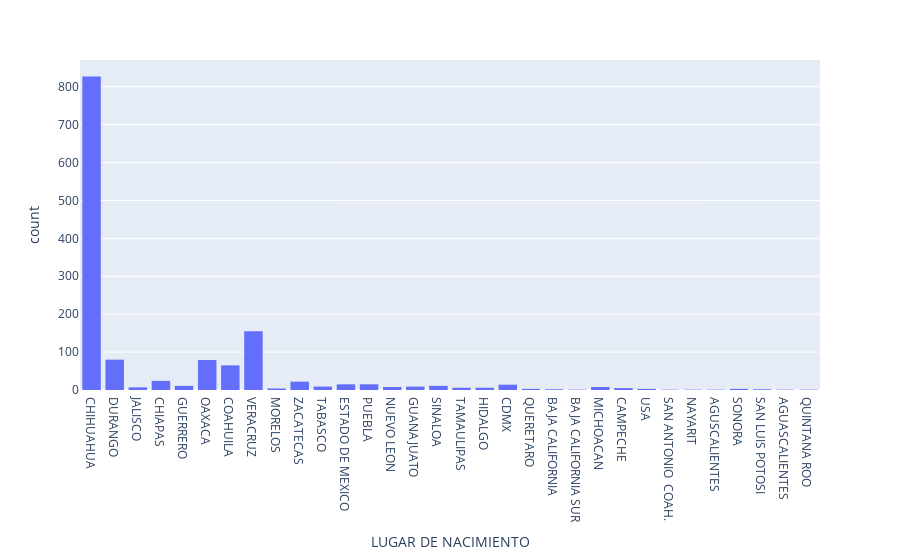

Source (notebook cell):
### Markdown cell above
### Lugar de nacimiento

### Code cell
# Limpia los datos de la columna Lugar de nacimiento a el nombre del estado de nacimiento. 
# Diccionario de reemplazos
reemplazos = {
    'CHIHUAHUA': ['AHUMADA', 'ALLENDE', 'ALLENDE, CHIH.', 'AZTECA CIUDAD JUAREZ', 'BALLEZA','BALLEZA, CHIHUAHUA','BUENAVENTURA','CD. DELICIAS CHIH.','CAMARGO','CUAUHTEMOC','CD JUAREZ',' CD JUAREZ CHIH','CD. JUAREZ','CD. JUAREZ CHIH','CD. JUAREZ CHIH.','CD. JUAREZ CHIHUAHUA','CD. JUAREZ, CHIH','CD. JUAREZ, CHIH.','CD. JUAREZ, CHIHUAHUA','JUAREZ, CHIHUAHUA','CD JUAREZ CHIH','CD.JUAREZ','CD.JUAREZ,CHIH','CHIHUAHUA CHIH.','CHIHUAHUA CHIH','CHAPAM','CIU','CIUDAD JUAREZ','CIUDAD JUAREZ, CHIH','CUAHUTEMOC','CUAUHTEMOC, CHIH','CUAHUTEMOC, CHIH','DELICIAS','DELICIAS CHIHUAHUA','EL MADERAL','GOMEZ FARIAS CHIHUAHUA','GOMEZ FARIAS, CHIHUAHU','GPE. VICTORIA CHIH.','HGO DEL PARRAL CHIH','HIDALGO DE PARRAL','HIDALGO DEL PARRAL','HIDALGO DEL PARRAL, CHIH.','JIMENEZ','JUAREZ','JUAREZ CHIHUAHUA','MADERA','NAICA, CHIHUAHUA','NUEVO CASAS GRANDES, CHIH','NVO CASAS GRANDES','CHIHUAHUA CHI.','PARRAL, CHIH','S.F. DEL ORO, CHIH.','SANTA BARBARA','STA BARBARA','VILLA AHUMADA'],
    'DURANGO': ['CD GOMEZ PALACIO','CD. GOMEZ PALACIO','CUENCAME','GENERAL SIMON BOLIVAR', 'GOMEZ PALACIO', 'LERDO', 'MAPIMI', 'NAZAS', 'PANUCO DE CORONADO', 'PEÑON BLANCO', 'POANAS', 'POBLADO EL LUCERO', 'SANTIAGO PAPASQUIARO','SAN DIMAS', 'SANTA MARIA DE OTAEZ', 'TLAHUALILO DE ZARAGOZA'],
    'AGUASCALIENTES': ['AGUASCALIENTES','AGSCALIENTES'],
    'BAJA CALIFORNIA': ['ENSENADA BAJA CALIFORNIA','MEXICALI'],
    'BAJA CALIFORNIA SUR':['COMONDU'],
    'CAMPECHE':['MIGUEL. A.C. CAMPECHE'],
    'CHIAPAS':['AGENCIA TECTUAPAN','ARRIAGA','CINTALAPA','JIQUIPILAS','MAPASTEPEC','MOTOZINTLA','OCOSINGO','PIJIJIAPAN','TECPATAN','TUXTLA GUTIERREZ'],
    'CDMX':['DF','DISTRITO FEDERAL','MEXICO D.F','MEXICO D.F.','MEXICO DF','MIGUEL HIDALGO','VENUSTIANO CARRANZA'],
    'COAHUILA':['SAN ANTONIO COAH.','COAHILA','COAHUILA DE ZARAGOZA','E. NVO. MUNDO, COAHUILA','EJISO NUEVO BENAVIDES','MATAMOROS COAH.','PIEDRAS NEGRAS','RAMOS ARIZPE','SALTILLO','SAN ANDRES COAH.','SAN RAFAEL ARRIBA, COAH.','TORREON','TORREON, COAHUILA','VIESCA'],
    'ESTADO DE MEXICO':['ATIZAPAN','CUAUTITLAN IZCALLI','MEXICO','MIGUEL ANGEL','OTUMBA','SANTA ROSA','TOLUCA','TOLUCA MEXICO','VILLA VICTORIA'],
    'GUANAJUATO':['GUANAJUATIO','IRAPUATO','LEON','OCAMPO','PENJAMO'],
    'GUERRERO':['ACAPULCO','JUAN R. ESCUDERO','XOCHIPALA'],
    'HIDALGO':['FRANCISCO I MADERO','FRANCISCO I. MADERO'],
    'JALISCO':['CIHUATLAN','GUADALAJARA','JUANACATLAN'],
    'MICHOACAN':['CARDENAS','LAZARO CARDENAS','PUNTA DE AGUA'],
    'MORELOS':['CUERNAVACA','TEMIXO'],
    'NUEVO LEON':['GUADALUPE','MONTERREY','SAN PEDRO'],
    'OAXACA':['JUCHITAN','JUCHITLAN','IXHUATAN','IXHUATLAN DEL SURESTE','LOMA BONITA','LOMA BONITA, OAXACA','OAXACA DE JUAREZ','PASO DEL JOBO','SAN ANDRES OAX','SAN FELIPE USILA','SAN FRANCISCO DEL MAR','SAN FRANCISCO IXHUATAN','SAN JUAN BAUTISTA TUXTEPE','SAN LUCAS OJITLAN','TUXTEPEC','TUXTEPEC OAXACA'],
    'PUEBLA':['GUADALUPE ANALCO','GUADALUPE VICTORIA','PUEBLA, PUEBLA','TEZIUTLAN','VICENTE GUERRERO','ZARAGOZA'],
    'QUERETARO':['QUERETARO, QRO'],
    'SONORA':['AGUA PRIETA','CAJEME'],
    'SINALOA':['AHOME','CULIACAN','EL FUERTE','EL FUERTE SIN.','LOS MOCHIS'],
    'TAMAULIPAS':['MATAMOROS','TAMPICO'],
    'TABASCO':['VILLAHERMOSA','HUIMANGUILLO','COMALCALCO'],
    'TAMAULIPAS':['MATAMOROS','TAMPICO'],
    'USA':['ATLANTA','LOS ANGELES','TEXAS'],
    'VERACRUZ':['SANTIAGO TUXTLA','MISANTLA','ACAYUCAN','ANGEL R CABADA','CARLOS ALAMILLO, VERACRUZ','COATZACOALCOS','CORDOBA','CORDOVA','CORDOVA VER','COSAMALOAPAN','COSAMALOAPAN DE CARPIO','COSAMALOPAPAN','COSOLEACAQUE','CHOAPAM','ETMAPACHE','JALTIPAN','JESUS CARRANZA','LAS MERCEDES','LERDO DE TEJADA','MARTINEZ DE LA TORRE','MECAYAPAN','MINATITLAN','MISATITLAN','MISANTLA','MOLOACAN','NANCHITAL','OLUTA','ORIZABA','OTEAPAN','PASO DE OVEJAS','POZA RICA DE HIDALGO','RAYA CARACOL','SAN ANDRES TUXTLA','SOTEAPAN','TATAHUICAPAN','TATAUICAPAN','TIERRA BLANCA','TRES VALLES'],
    'ZACATECAS':['BOQUILLA DE ABAJO','EJIDO ZARAGOZA SOBRERETE','FRESNILLO','JUAN ALDAMA','LAS PILAS ZAC.','RIO GRANDE','SAN PEDRO VALPARAISO','LAS PILAS ZAC'],
  
    # Agrega el resto de tus reemplazos aquí
}

# Invertir el diccionario para mapear cada ciudad a su estado correspondiente
reemplazos_invertidos = {ciudad: estado for estado, ciudades in reemplazos.items() for ciudad in ciudades}

# Realizar los reemplazos
data_sucia['LUGAR DE NACIMIENTO'] = data_sucia['LUGAR DE NACIMIENTO'].replace(reemplazos_invertidos)

# Ver resultados de los reemplazos usando aleatoriedad
data_sucia['LUGAR DE NACIMIENTO'].sample(10)

# Hacer plot de barras con plotly express para ver la distribución de los estados de nacimiento
import plotly.express as px
fig = px.histogram(data_sucia, x='LUGAR DE NACIMIENTO')
fig.show()

### Figure 1 — Plotly figure (JSON) as saved in the notebook; plotly's stock layout.template omitted (floating-point values rounded to 4 significant figures; data arrays with more than 128 entries replaced by an {"elided": "..."} marker saying what was removed)
{"data": [{"alignmentgroup": "True", "bingroup": "x", "hovertemplate": "LUGAR DE NACIMIENTO=%{x}<br>count=%{y}<extra></extra>", "legendgroup": "", "marker": {"color": "#636efa", "pattern": {"shape": ""}}, "name": "", "offsetgroup": "", "orientation": "v", "showlegend": false, "type": "histogram", "x": {"elided": "1401 str values"}, "xaxis": "x", "yaxis": "y"}], "layout": {"barmode": "relative", "legend": {"tracegroupgap": 0}, "margin": {"t": 60}, "xaxis": {"anchor": "y", "domain": [0, 1], "title": {"text": "LUGAR DE NACIMIENTO"}}, "yaxis": {"anchor": "x", "domain": [0, 1], "title": {"text": "count"}}}}
